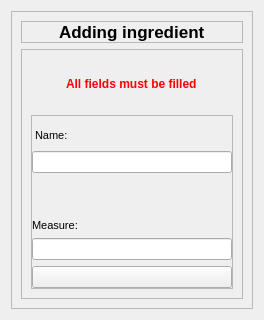
               <widget class="QWidget" name="pageAddIngredient">
                <layout class="QVBoxLayout" name="verticalLayout_21">
                 <item>
                  <widget class="QFrame" name="frame_11">
                   <property name="frameShape">
                    <enum>QFrame::StyledPanel</enum>
                   </property>
                   <property name="frameShadow">
                    <enum>QFrame::Raised</enum>
                   </property>
                   <layout class="QVBoxLayout" name="verticalLayout_24">
                    <item>
                     <widget class="QFrame" name="frame_12">
                      <property name="maximumSize">
                       <size>
                        <width>16777215</width>
                        <height>200</height>
                       </size>
                      </property>
                      <property name="frameShape">
                       <enum>QFrame::StyledPanel</enum>
                      </property>
                      <property name="frameShadow">
                       <enum>QFrame::Raised</enum>
                      </property>
                      <layout class="QVBoxLayout" name="verticalLayout_26">
                       <property name="spacing">
                        <number>0</number>
                       </property>
                       <property name="leftMargin">
                        <number>0</number>
                       </property>
                       <property name="topMargin">
                        <number>0</number>
                       </property>
                       <property name="rightMargin">
                        <number>0</number>
                       </property>
                       <property name="bottomMargin">
                        <number>0</number>
                       </property>
                       <item alignment="Qt::AlignHCenter|Qt::AlignVCenter">
                        <widget class="QLabel" name="label_16">
                         <property name="font">
                          <font>
                           <pointsize>13</pointsize>
                           <weight>75</weight>
                           <bold>true</bold>
                          </font>
                         </property>
                         <property name="text">
                          <string>Adding ingredient</string>
                         </property>
                        </widget>
                       </item>
                      </layout>
                     </widget>
                    </item>
                    <item alignment="Qt::AlignHCenter|Qt::AlignVCenter">
                     <widget class="QFrame" name="frame_16">
                      <property name="minimumSize">
                       <size>
                        <width>0</width>
                        <height>250</height>
                       </size>
                      </property>
                      <property name="frameShape">
                       <enum>QFrame::StyledPanel</enum>
                      </property>
                      <property name="frameShadow">
                       <enum>QFrame::Raised</enum>
                      </property>
                      <layout class="QVBoxLayout" name="verticalLayout_28">
                       <item alignment="Qt::AlignHCenter|Qt::AlignVCenter">
                        <widget class="QLabel" name="labelErrorAddIngredient">
                         <property name="font">
                          <font>
                           <weight>75</weight>
                           <italic>false</italic>
                           <bold>true</bold>
                           <underline>false</underline>
                          </font>
                         </property>
                         <property name="styleSheet">
                          <string notr="true">color: red</string>
                         </property>
                         <property name="text">
                          <string>All fields must be filled</string>
                         </property>
                        </widget>
                       </item>
                       <item>
                        <widget class="QFrame" name="frame_13">
                         <property name="minimumSize">
                          <size>
                           <width>0</width>
                           <height>0</height>
                          </size>
                         </property>
                         <property name="maximumSize">
                          <size>
                           <width>16777215</width>
                           <height>600</height>
                          </size>
                         </property>
                         <property name="frameShape">
                          <enum>QFrame::StyledPanel</enum>
                         </property>
                         <property name="frameShadow">
                          <enum>QFrame::Raised</enum>
                         </property>
                         <layout class="QVBoxLayout" name="verticalLayout_25">
                          <property name="leftMargin">
                           <number>0</number>
                          </property>
                          <property name="topMargin">
                           <number>0</number>
                          </property>
                          <property name="rightMargin">
                           <number>0</number>
                          </property>
                          <property name="bottomMargin">
                           <number>0</number>
                          </property>
                          <item>
                           <widget class="QLabel" name="label_19">
                            <property name="maximumSize">
                             <size>
                              <width>16777215</width>
                              <height>100</height>
                             </size>
                            </property>
                            <property name="font">
                             <font>
                              <pointsize>8</pointsize>
                             </font>
                            </property>
                            <property name="styleSheet">
                             <string notr="true">margin-top: 10px</string>
                            </property>
                            <property name="text">
                             <string>Name:</string>
                            </property>
                            <property name="alignment">
                             <set>Qt::AlignBottom|Qt::AlignLeading|Qt::AlignLeft</set>
                            </property>
                           </widget>
                          </item>
                          <item>
                           <widget class="QLineEdit" name="inputNameIngredient">
                            <property name="minimumSize">
                             <size>
                              <width>200</width>
                              <height>0</height>
                             </size>
                            </property>
                            <property name="maximumSize">
                             <size>
                              <width>300</width>
                              <height>16777215</height>
                             </size>
                            </property>
                            <property name="styleSheet">
                             <string notr="true"/>
                            </property>
                            <property name="text">
                             <string/>
                            </property>
                            <property name="clearButtonEnabled">
                             <bool>true</bool>
                            </property>
                           </widget>
                          </item>
                          <item>
                           <spacer name="verticalSpacer_2">
                            <property name="orientation">
                             <enum>Qt::Vertical</enum>
                            </property>
                            <property name="sizeType">
                             <enum>QSizePolicy::Fixed</enum>
                            </property>
                            <property name="sizeHint" stdset="0">
                             <size>
                              <width>20</width>
                              <height>40</height>
                             </size>
                            </property>
                           </spacer>
                          </item>
                          <item>
                           <widget class="QLabel" name="label_20">
                            <property name="maximumSize">
                             <size>
                              <width>16777215</width>
                              <height>100</height>
                             </size>
                            </property>
                            <property name="font">
                             <font>
                              <pointsize>8</pointsize>
                             </font>
                            </property>
                            <property name="text">
                             <string>Measure:</string>
                            </property>
                            <property name="alignment">
                             <set>Qt::AlignBottom|Qt::AlignLeading|Qt::AlignLeft</set>
                            </property>
                           </widget>
                          </item>
                          <item>
                           <widget class="QLineEdit" name="inputMeasureIngredient">
                            <property name="minimumSize">
                             <size>
                              <width>200</width>
                              <height>0</height>
                             </size>
                            </property>
                            <property name="maximumSize">
                             <size>
                              <width>300</width>
                              <height>16777215</height>
                             </size>
                            </property>
                            <property name="text">
                             <string/>
                            </property>
                            <property name="clearButtonEnabled">
                             <bool>true</bool>
                            </property>
                           </widget>
                          </item>
                          <item>
                           <widget class="QPushButton" name="saveIngredientBtn">
                            <property name="text">
                             <string/>
                            </property>
                            <property name="icon">
                             <iconset resource="resources.qrc">
                              <normaloff>:/icons/save.svg</normaloff>:/icons/save.svg</iconset>
                            </property>
                            <property name="iconSize">
                             <size>
                              <width>24</width>
                              <height>24</height>
                             </size>
                            </property>
                           </widget>
                          </item>
                         </layout>
                        </widget>
                       </item>
                      </layout>
                     </widget>
                    </item>
                   </layout>
                  </widget>
                 </item>
                </layout>
               </widget>
